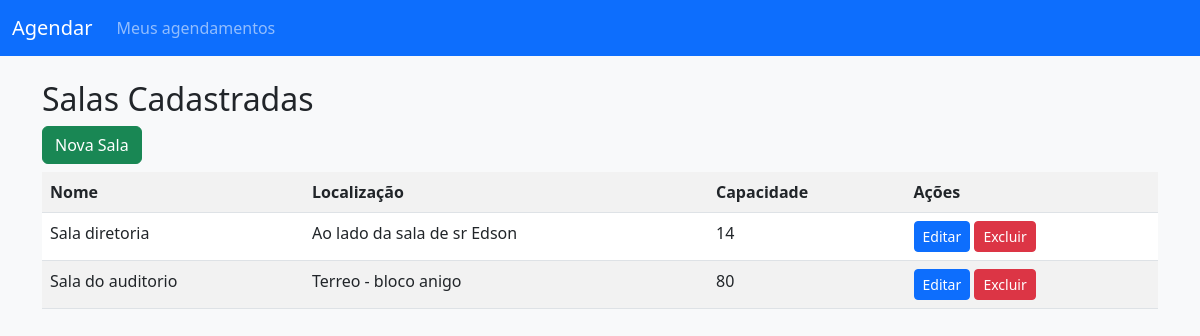
The app's page /agenda/salas/ (signed in) with its own data.
### agenda/models.py (models this page shows, shortened)
class Sala(models.Model):
    nome = models.CharField(max_length=100)
    localizacao = models.CharField(max_length=150)
    capacidade = models.PositiveIntegerField()
    microfone_disponivel = models.BooleanField(default=False)

### agenda/views.py (the view)
# urls.py: path('salas/', views.listar_salas, name='listar_salas'),
@staff_member_required
def listar_salas(request):
    salas = Sala.objects.all()
    return render(request, 'agenda/salas/listar.html', {'salas': salas})

### templates/agenda/salas/listar.html
{% extends 'base.html' %}
{% block content %}
  <h2>Salas Cadastradas</h2>
  <a href="{% url 'agenda:criar_sala' %}" class="btn btn-success mb-2">Nova Sala</a>
  <table class="table table-striped">
    <tr><th>Nome</th><th>Localização</th><th>Capacidade</th><th>Ações</th></tr>
    {% for sala in salas %}
    <tr>
      <td>{{ sala.nome }}</td>
      <td>{{ sala.localizacao }}</td>
      <td>{{ sala.capacidade }}</td>
      <td>
        <a href="{% url 'agenda:editar_sala' sala.pk %}" class="btn btn-primary btn-sm">Editar</a>
        <a href="{% url 'agenda:excluir_sala' sala.pk %}" class="btn btn-danger btn-sm">Excluir</a>
      </td>
    </tr>
    {% empty %}
    <tr><td colspan="4">Nenhuma sala cadastrada.</td></tr>
    {% endfor %}
  </table>
{% endblock %}

### records on screen
Sala: nome "Sala diretoria", localizacao "Ao lado da sala de sr Edson", capacidade "14"
Sala: nome "Sala do auditorio", localizacao "Terreo - bloco anigo", capacidade "80"
